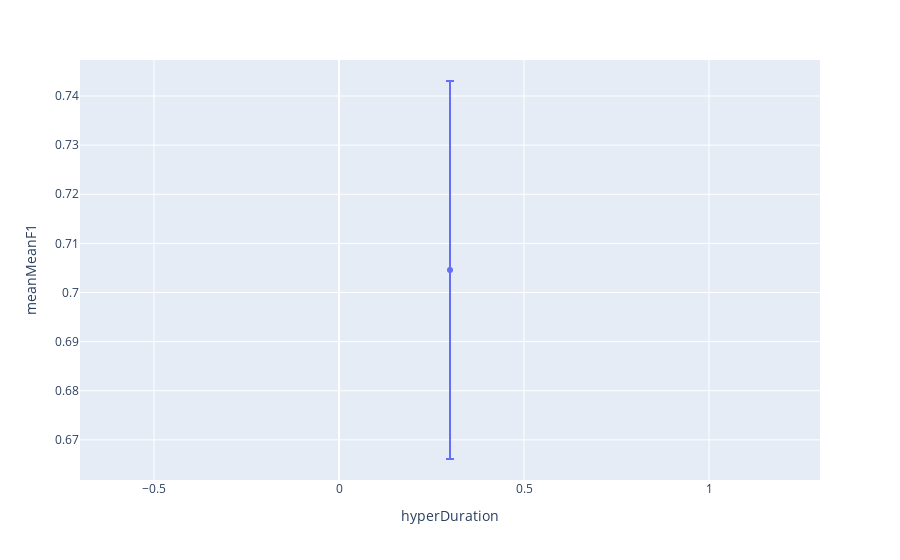

The code cell stored with this chart in its notebook:
### Code cell
aux=hyperParams[(hyperParams.hyperThres==optimal.hyperThres)&(hyperParams.hyperDepth==optimal.hyperDepth)&
                (hyperParams.hyperClose==optimal.hyperClose)&(hyperParams.hyperConfidence==optimal.hyperConfidence)].reset_index(drop=True)
px.scatter(aux,x='hyperDuration',y='meanMeanF1',error_y='stdMeanF1')

### Figure 1 — Plotly figure (JSON) as saved in the notebook; plotly's stock layout.template omitted (floating-point values rounded to 4 significant figures)
{"data": [{"error_y": {"array": [0.03848]}, "hovertemplate": "hyperDuration=%{x}<br>meanMeanF1=%{y}<extra></extra>", "legendgroup": "", "marker": {"color": "#636efa", "symbol": "circle"}, "mode": "markers", "name": "", "orientation": "v", "showlegend": false, "type": "scatter", "x": [0.3], "xaxis": "x", "y": [0.7046], "yaxis": "y"}], "layout": {"legend": {"tracegroupgap": 0}, "margin": {"t": 60}, "xaxis": {"anchor": "y", "domain": [0, 1], "title": {"text": "hyperDuration"}}, "yaxis": {"anchor": "x", "domain": [0, 1], "title": {"text": "meanMeanF1"}}}}
